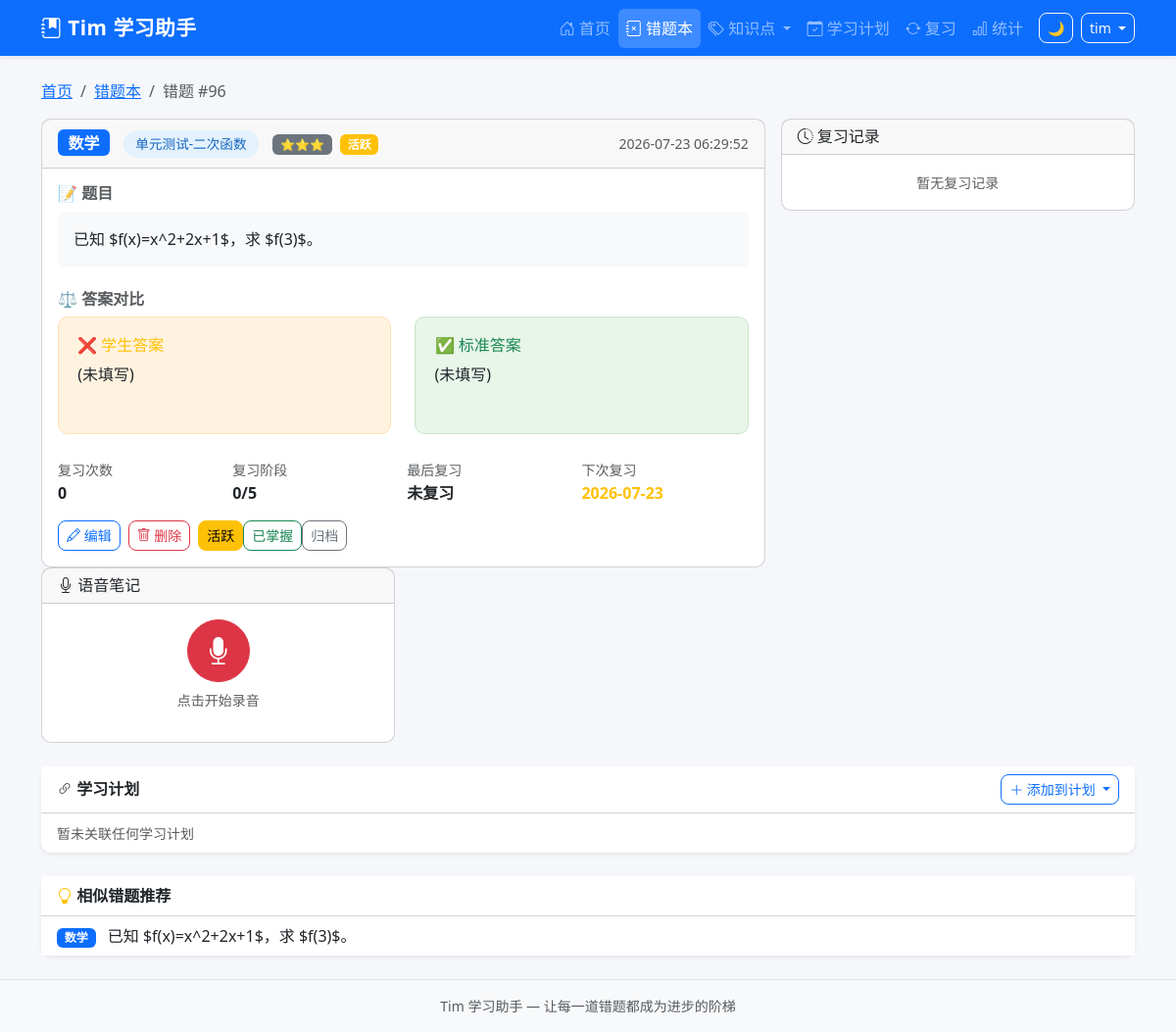
The page /questions/96 (signed in) on the database as committed earlier.
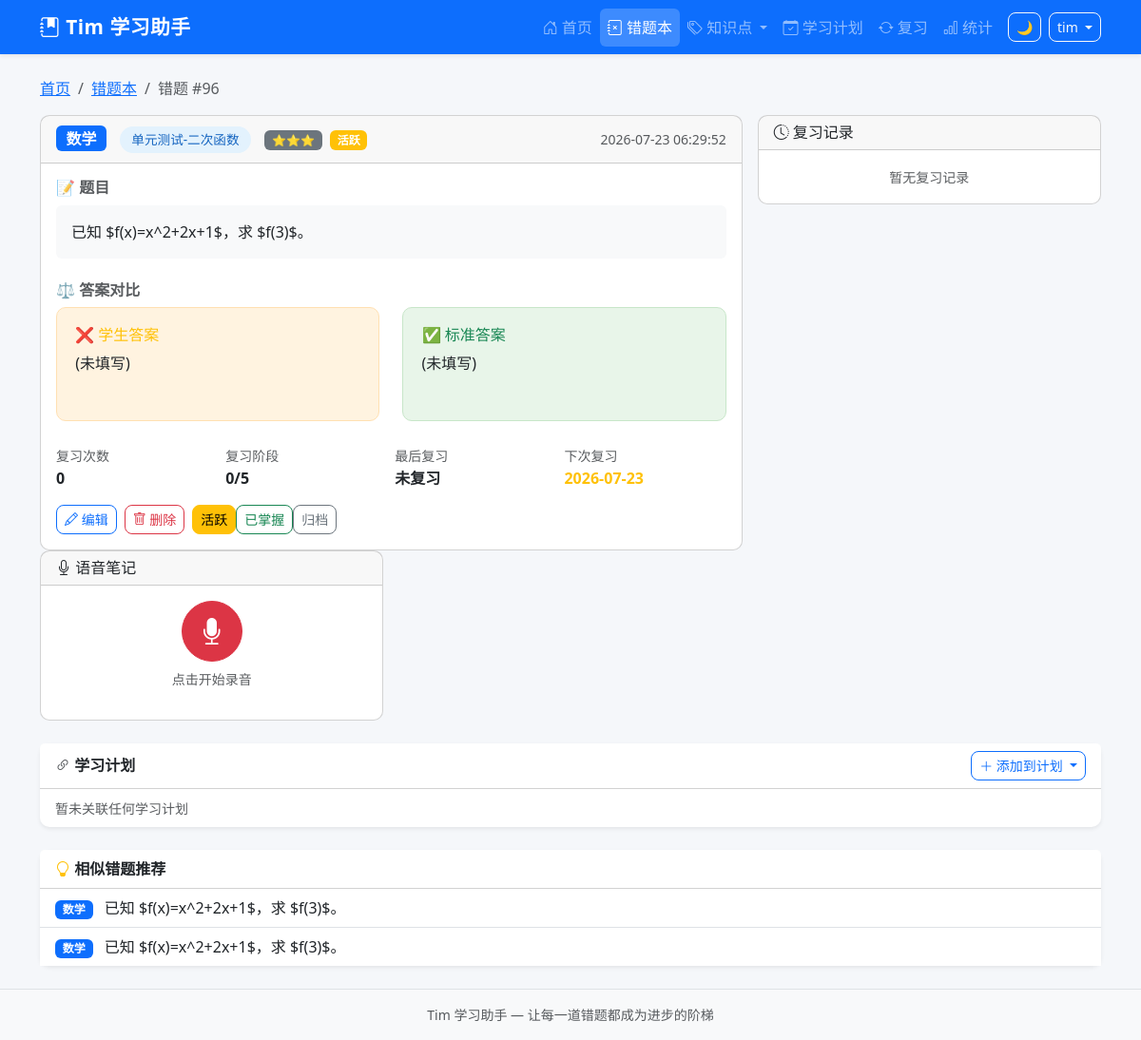
The same page on the database as committed later.
### tables this page shows
CREATE TABLE mistake_records (
            id INTEGER PRIMARY KEY AUTOINCREMENT,
            uuid TEXT NOT NULL,
            sys_platform TEXT NOT NULL DEFAULT 'web',
            bstudio_create_time TIMESTAMP DEFAULT CURRENT_TIMESTAMP,
            xueke TEXT NOT NULL,
            timu TEXT NOT NULL,
            xueshengdaan TEXT DEFAULT '',
            zhengquedaan TEXT DEFAULT '',
            cuowufenxi TEXT DEFAULT '',
            zhishidian TEXT DEFAULT '',
            difficulty INTEGER DEFAULT 1,
            review_count INTEGER DEFAULT 0,
            last_review_at TIMESTAMP,
            next_review_at TIMESTAMP,
            review_stage INTEGER DEFAULT 0,
            review_algorithm TEXT DEFAULT 'sm2',
            status TEXT DEFAULT 'active',
            updated_at TIMESTAMP DEFAULT CURRENT_TIMESTAMP
        , voice_data TEXT DEFAULT '');

### app.py (the view)
@app.route('/questions/<int:question_id>',)
@login_required
def question_detail(question_id):
    question = query_db(
        'SELECT * FROM mistake_records WHERE id = ? AND 1=1',
        (question_id,), one=True
    )
    if not question:
        flash('错题不存在', 'danger')
        return redirect(url_for('question_list',))
    question = dict(question)
    for field in ('timu', 'zhengquedaan', 'xueshengdaan', 'cuowufenxi'):
        if question.get(field):
            question[field] = question[field].replace('\\$', '$')
    images = query_db(
        'SELECT * FROM mistake_images WHERE mistake_id = ? ORDER BY id',
        (question_id,)
    )
    reviews = query_db(
        '''SELECT * FROM review_logs
           WHERE mistake_id = ? AND 1=1
           ORDER BY created_at DESC LIMIT 10''',
        (question_id,)
    )
    similar = []
    kp = question['zhishidian'] or ''
    if kp:
        similar = query_db(
            'SELECT id, timu, xueke FROM mistake_records WHERE zhishidian=? AND id!=? ORDER BY id DESC LIMIT 5',
            (kp, question_id)
        )
    similar = rows_to_dicts(similar)
    for s in similar:
        s['timu_plain'] = strip_latex(s['timu'])
    linked_plans = query_db(
        '''SELECT sp.* FROM study_plans sp
           JOIN plan_mistakes pm ON sp.id = pm.plan_id
           WHERE pm.mistake_id = ? AND sp.status NOT IN ('deleted','cancelled')
           ORDER BY sp.priority DESC''',
        (question_id,)
    )
    all_plans = query_db(
        "SELECT id, title FROM study_plans WHERE status NOT IN ('deleted','cancelled') ORDER BY title",
        ()
    )
    resp = make_response(render_template('question_detail.html',
        question=question,
        images=images,
        reviews=reviews,
        similar=similar,
        linked_plans=linked_plans,
        all_plans=all_plans))
    return set_uuid_cookie(resp, g.user_uuid)

### app.py (called while the page is built, shortened)
@app.after_request
def add_security_headers(resp):
    resp.headers['X-Frame-Options'] = 'DENY'
    resp.headers['X-Content-Type-Options'] = 'nosniff'
    resp.headers['Referrer-Policy'] = 'strict-origin-when-cross-origin'
    return resp

@app.before_request
def csrf_check():
    if 'csrf_token' not in session:
        session['csrf_token'] = str(uuid_mod.uuid4())
    if request.method in ('GET', 'HEAD', 'OPTIONS'):
        return

def login_required(f):
    @wraps(f)
    def decorated(*a, **kw):
        if 'user_id' not in session:
            return redirect(url_for('login', next=request.path))
        return f(*a, **kw)
    return decorated

@app.before_request
def before_request():
    g.user_uuid = get_or_create_uuid()
    g.username = session.get('username', '')

### database.py (called while the page is built)
def get_db():
    conn = sqlite3.connect(Config.DATABASE_PATH, timeout=5)
    conn.row_factory = sqlite3.Row
    conn.execute("PRAGMA foreign_keys = ON")
    conn.execute("PRAGMA journal_mode = WAL")
    return conn

def rows_to_dicts(rows):
    return [dict(r) for r in rows]

### templates/question_detail.html (shortened to what the changed rows need)
{% extends "base.html" %}
{% block content %}
{% if similar %}
<div class="row mt-4">
    <div class="col-12">
        <div class="card border-0 shadow-sm">
            <div class="card-body p-0">
                <div class="list-group list-group-flush">
                    {% for s in similar %}
                    <a href="{{ url_for('question_detail', question_id=s['id']) }}" class="list-group-item list-group-item-action py-2">
                        <span class="badge bg-primary me-2">{{ s['xueke'] }}</span>
                        {{ s.get('timu_plain', s['timu'][:60]) }}
                    </a>
                    {% endfor %}
                </div>
            </div>
        </div>
    </div>
</div>
{% endif %}
{% endblock %}

Rows that differ between the two databases and show on the page:
added mistake_records: xueke "数学", get "已知 $f(x)=x^2+2x+1$，求 $f(3)$。"
